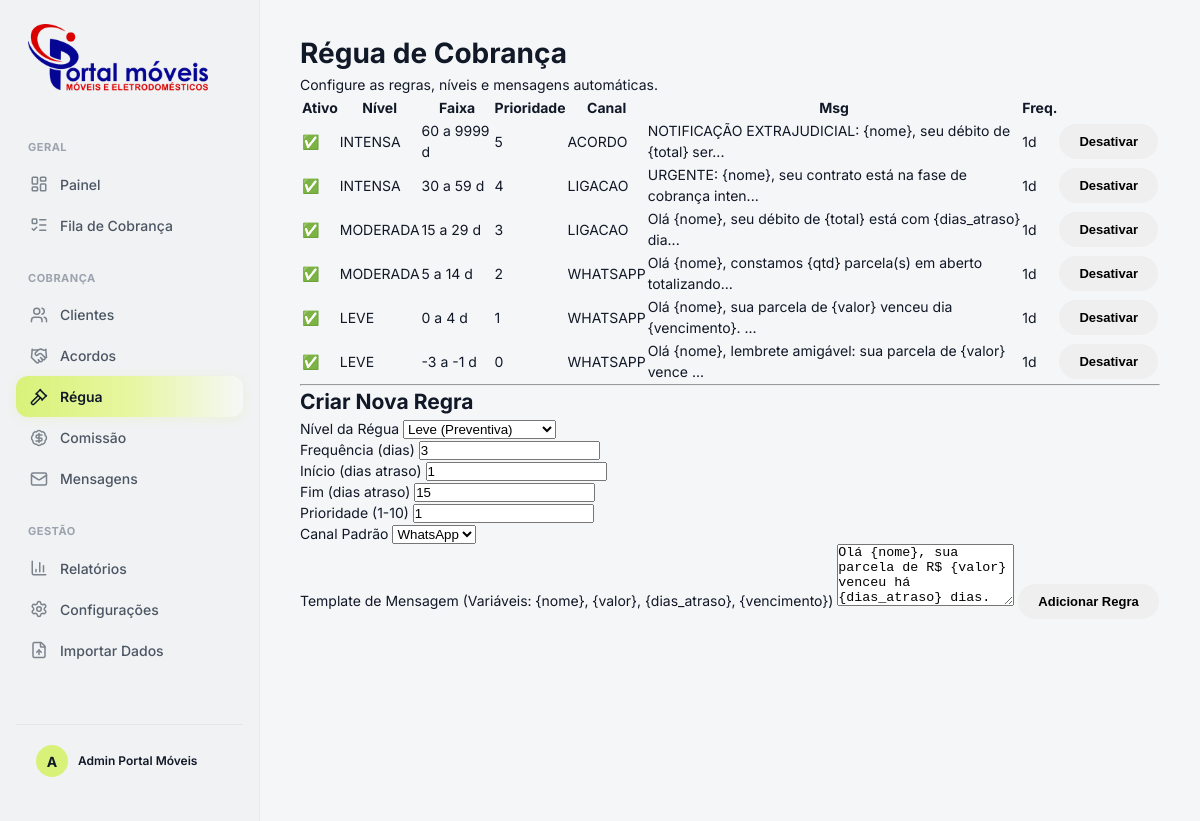
Page /rules (signed in) on the committed database.
### app/main.py (models this page shows)
class User(Base):
    __tablename__ = "users"
    id = Column(Integer, primary_key=True)
    name = Column(String(120), nullable=False)
    email = Column(String(190), unique=True, nullable=False)
    password_hash = Column(String(255), nullable=False)
    role = Column(String(20), nullable=False, default="ADMIN")  # ADMIN/COBRANCA
    store = Column(String(80), nullable=True)
    active = Column(Boolean, default=True)
    created_at = Column(DateTime, default=datetime.utcnow)
    updated_at = Column(DateTime, default=datetime.utcnow)

class CollectionRule(Base):
    __tablename__ = "collection_rules"
    id = Column(Integer, primary_key=True)
    level = Column(String(20), nullable=False, default="LEVE")  # LEVE, MODERADA, INTENSA
    start_days = Column(Integer, nullable=False)
    end_days = Column(Integer, nullable=False)
    default_action = Column(String(20), nullable=False, default="WHATSAPP")
    template_message = Column(Text, nullable=False, default="")
    frequency = Column(Integer, nullable=False, default=1)
    priority = Column(Integer, nullable=False, default=1)
    active = Column(Boolean, default=True)

### app/main.py (the view)
@app.get("/rules", response_class=HTMLResponse)
def rules_page(request: Request, db: Session = Depends(get_db)):
    user = require_login(request, db)
    if user.role != "ADMIN":
        raise HTTPException(status_code=403, detail="Apenas ADMIN")
    rules = db.query(CollectionRule).order_by(CollectionRule.priority.desc(), CollectionRule.start_days.asc()).all()
    return render("rules.html", request=request, user=user, title="Régua", rules=rules, msg=request.query_params.get("msg"))

### app/templates/rules.html (shortened to what this page needs)
{% extends "layout.html" %}
{% block content %}
<div class="card">
  <div class="card-header">
    <div>
      <h1>Régua de Cobrança</h1>
      <p class="muted small">Configure as regras, níveis e mensagens automáticas.</p>
    </div>
  </div>
  <div class="table-wrap">
    <table class="table">
      <thead>
        <tr>
          <th>Ativo</th>
          <th>Nível</th>
          <th>Faixa</th>
          <th>Prioridade</th>
          <th>Canal</th>
          <th>Msg</th>
          <th>Freq.</th>
          <th></th>
        </tr>
      </thead>
      <tbody>
        {% for r in rules %}
        <tr>
          <td>{% if r.active %}✅{% else %}❌{% endif %}</td>
          <td><span class="pill">{{ r.level }}</span></td>
          <td>{{ r.start_days }} a {{ r.end_days }} d</td>
          <td><span class="pill p{{ r.priority }}">{{ r.priority }}</span></td>
          <td>{{ r.default_action }}</td>
          <td class="muted small">{{ r.template_message[:60] }}...</td>
          <td>{{ r.frequency }}d</td>
          <td>
            <form method="post" action="/rules/{{ r.id }}/toggle">
              <button class="btn small" type="submit">{% if r.active %}Desativar{% else %}Ativar{% endif %}</button>
            </form>
          </td>
        </tr>
        {% endfor %}
      </tbody>
    </table>
  </div>
  <hr class="sep">
  <div class="card inner">
    <h2>Criar Nova Regra</h2>
    <form method="post" action="/rules" class="form">
      <div class="grid2">
        <div>
          <label>Nível da Régua</label>
          <select name="level">
            <option value="LEVE">Leve (Preventiva)</option>
          </select>
        </div>
        <div>
          <label>Frequência (dias)</label>
          <input type="number" name="frequency" value="3" required>
        </div>
      </div>
      <div class="grid2">
        <div>
          <label>Início (dias atraso)</label>
          <input type="number" name="start_days" value="1" required>
        </div>
        <div>
          <label>Fim (dias atraso)</label>
          <input type="number" name="end_days" value="15" required>
        </div>
      </div>
      <div class="grid2">
        <div>
          <label>Prioridade (1-10)</label>
          <input type="number" name="priority" value="1" required>
        </div>
        <div>
          <label>Canal Padrão</label>
          <select name="default_action">
            <option value="WHATSAPP">WhatsApp</option>
          </select>
        </div>
      </div>
      <label>Template de Mensagem (Variáveis: {nome}, {valor}, {dias_atraso}, {vencimento})</label>
      <textarea class="textarea" name="template_message" rows="4"
        required>Olá {nome}, sua parcela de R$ {valor} venceu há {dias_atraso} dias.</textarea>
      <button class="btn primary" type="submit">Adicionar Regra</button>
    </form>
  </div>
</div>
{% endblock %}

### app/templates/layout.html (shortened to what this page needs)
<!doctype html>
<html lang="pt-br">
<head>
  <link rel="stylesheet" href="/static/css/app.css?v=0212">
</head>
<body>
  {% if not user %}
  {% block login_content %}{% endblock %}
  {% else %}
  <div class="app-shell">
    <aside class="sidebar" id="sidebar">
      <div class="sidebar-brand">
        <img src="/static/logo.png" alt="Portal Móveis" style="width: 180px; height: auto; margin-bottom: 10px;">
      </div>
      <nav class="sidebar-nav">
        <div class="sidebar-group-label">Geral</div>
        <a class="nav-link {% if active_page == 'dashboard' %}active{% endif %}" href="/dashboard">
          <i data-lucide="layout-dashboard"></i> Painel
        </a>
        <a class="nav-link {% if active_page == 'queue' %}active{% endif %}" href="/queue">
          <i data-lucide="list-todo"></i> Fila de Cobrança
        </a>
        <div class="sidebar-group-label">Cobrança</div>
        <a class="nav-link {% if active_page == 'customers' %}active{% endif %}" href="/customers">
          <i data-lucide="users"></i> Clientes
        </a>
        <a class="nav-link {% if active_page == 'agreements' %}active{% endif %}" href="/agreements">
          <i data-lucide="handshake"></i> Acordos
        </a>
        <a class="nav-link {% if active_page == 'rules' %}active{% endif %}" href="/rules">
          <i data-lucide="gavel"></i> Régua
        </a>
        <a class="nav-link {% if active_page == 'commissions' %}active{% endif %}" href="/commissions">
          <i data-lucide="badge-dollar-sign"></i> Comissão
        </a>
        <a class="nav-link {% if active_page == 'messages' %}active{% endif %}" href="/messages">
          <i data-lucide="mail"></i> Mensagens
        </a>
        {% if user.role == "ADMIN" %}
        <div class="sidebar-group-label">Gestão</div>
        <a class="nav-link {% if active_page == 'reports' %}active{% endif %}" href="/reports">
          <i data-lucide="bar-chart-3"></i> Relatórios
        </a>
        <a class="nav-link {% if active_page == 'users' %}active{% endif %}" href="/users">
          <i data-lucide="settings"></i> Configurações
        </a>
        <a class="nav-link {% if active_page == 'import' %}active{% endif %}" href="/import">
          <i data-lucide="file-up"></i> Importar Dados
        </a>
        {% endif %}
      </nav>
      <div style="margin-top:auto; padding:20px; border-top:1px solid var(--border)">
        <div style="display:flex;align-items:center;gap:10px">
          <div
            style="width:32px;height:32px;border-radius:50%;background:var(--primary);display:flex;align-items:center;justify-content:center;font-weight:700">
            {{ user.name[0] }}
          </div>
          <div style="font-size:12px;font-weight:600">{{ user.name }}</div>
        </div>
      </div>
    </aside>
    <div class="sidebar-overlay" id="sidebarOverlay" onclick="toggleSidebar()"></div>
    <header class="topbar">
      <div class="topbar-left">
        <button class="menu-toggle" onclick="toggleSidebar()" aria-label="Menu">☰</button>
        <div class="topbar-title">{{ page_title or "Painel" }}</div>
      </div>
      <div class="topbar-right">
        <div class="topbar-quick-links">
          <a href="/dashboard" {% if active_page=='dashboard' %}class="active" {% endif %}>Painel</a>
          <a href="/queue" {% if active_page=='queue' %}class="active" {% endif %}>Fila</a>
          <a href="/customers" {% if active_page=='customers' %}class="active" {% endif %}>Clientes</a>
        </div>
      </div>
    </header>
    <main class="main-content">
      <div class="container">
        {% block content %}{% endblock %}
      </div>
    </main>
  </div>
  <footer class="footer">
    <span>Portal Móveis · v{{ APP_VERSION or '4.0' }}</span>
  </footer>
  {% endif %}
</body>
</html>

### app/static/css/app.css (style rules this page uses)
:root { --bg: #F5F6F7; --sidebar-bg: #F0F2F3; --surface: #FFFFFF; --primary: #D8F279; --primary-hover: #CBEF6A; --primary-text: #3F4D22; --grad-primary: linear-gradient(90deg, #D8F279 0%, #E7F6A0 50%, rgba(255, 255, 255, 0.4) 100%); --grad-hover: linear-gradient(90deg, #CBEF6A 0%, #D8F279 100%); --success: #7CCF7A; --success-bg: #E8F9E8; --warning: #F2C94C; --warning-bg: #FFF8E1; --danger: #E76F51; --danger-bg: #FDECE8; --text: #111827; --text-2: #4B5563; --text-3: #9CA3AF; --font-main: 'Inter', system-ui, sans-serif; --border: rgba(0, 0, 0, 0.05); --shadow-card: 0 4px 20px rgba(0, 0, 0, 0.03); --shadow-float: 0 10px 30px rgba(0, 0, 0, 0.05); --sidebar-w: 260px; --topbar-h: 70px; --radius-sm: 8px; --radius-md: 12px; --radius-lg: 18px; --ease: cubic-bezier(0.2, 0.8, 0.2, 1); }
*, *::before, *::after { box-sizing: border-box; margin: 0; padding: 0 }
html { -webkit-font-smoothing: antialiased; }
body { font-family: var(--font-main); background: var(--bg); color: var(--text); font-size: 14px; line-height: 1.5; }
a { text-decoration: none; color: inherit; transition: all .2s }
img { max-width: 100%; display: block }
.app-shell { display: grid; grid-template-columns: var(--sidebar-w) 1fr; grid-template-areas: "sidebar main"; min-height: 100vh; }
.sidebar { grid-area: sidebar; background: var(--sidebar-bg); border-right: 1px solid rgba(0, 0, 0, 0.03); display: flex; flex-direction: column; position: fixed; top: 0; left: 0; bottom: 0; width: var(--sidebar-w); padding: 24px 16px; overflow-y: auto; z-index: 100; }
.sidebar-brand { padding: 0 12px 32px; display: flex; flex-direction: column; gap: 4px; }
.sidebar-brand img { width: 130px; }
.sidebar-group-label { font-size: 11px; font-weight: 700; color: var(--text-3); text-transform: uppercase; letter-spacing: 0.5px; margin: 24px 12px 8px; }
.sidebar-group-label:first-of-type { margin-top: 0 }
.nav-link { display: flex; align-items: center; gap: 12px; padding: 10px 14px; border-radius: var(--radius-md); color: var(--text-2); font-weight: 500; transition: all .2s var(--ease); }
.nav-link.active { background: var(--grad-primary); color: var(--text); font-weight: 600; box-shadow: 0 2px 10px rgba(216, 242, 121, 0.2); }
.nav-link svg { width: 18px; height: 18px; opacity: 0.7 }
.nav-link.active svg { opacity: 1; color: var(--text) }
.main-content { grid-area: main; padding: 32px 40px 60px; max-width: 1600px; margin: 0 auto; width: 100%; }
.btn { display: inline-flex; align-items: center; gap: 8px; padding: 10px 20px; border-radius: 50px; font-size: 13px; font-weight: 600; cursor: pointer; border: none; transition: transform .1s; }

### rows in the picture
User: name "A", name "Admin Portal Móveis"
CollectionRule: level "INTENSA", start_days "60", end_days "9999", priority "5", default_action "ACORDO", template_message "NOTIFICAÇÃO EXTRAJUDICIAL: {nome}, seu débito de {total} ser", frequency "1", active "Desativar"
CollectionRule: level "INTENSA", start_days "30", end_days "59", priority "4", default_action "LIGACAO", template_message "URGENTE: {nome}, seu contrato está na fase de cobrança inten", frequency "1", active "Desativar"
CollectionRule: level "MODERADA", start_days "15", end_days "29", priority "3", default_action "LIGACAO", template_message "Olá {nome}, seu débito de {total} está com {dias_atraso} dia", frequency "1", active "Desativar"
CollectionRule: level "MODERADA", start_days "5", end_days "14", priority "2", default_action "WHATSAPP", template_message "Olá {nome}, constamos {qtd} parcela(s) em aberto totalizando", frequency "1", active "Desativar"
CollectionRule: level "LEVE", start_days "0", end_days "4", priority "1", default_action "WHATSAPP", template_message "Olá {nome}, sua parcela de {valor} venceu dia {vencimento}.", frequency "1", active "Desativar"
CollectionRule: level "LEVE", start_days "-3", end_days "-1", priority "0", default_action "WHATSAPP", template_message "Olá {nome}, lembrete amigável: sua parcela de {valor} vence", frequency "1", active "Desativar"
